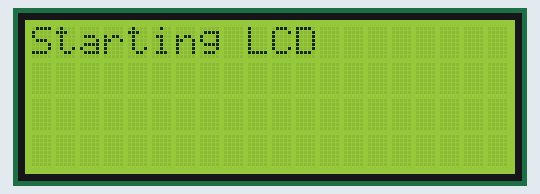
Recording of a sketch running on a simulated Arduino Leonardo, built with avr-gcc and run on an emulated ATmega32U4. Parts: 20×4 character LCD. What the sketch prints to the serial monitor is not drawn.

Above: at 0.1 s.
At 2.1 s:
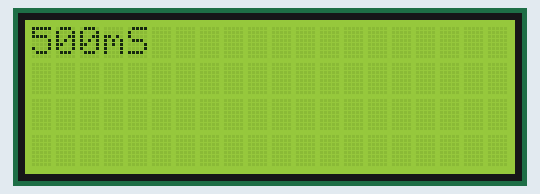
At 10.2 s:
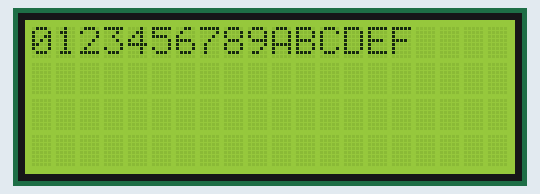
At 18.2 s:
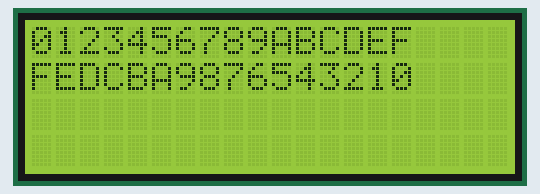
At 28.38 s:
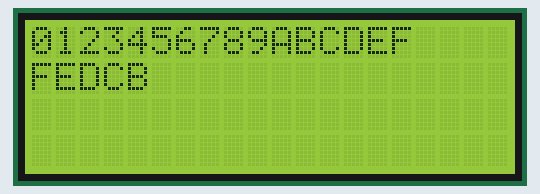
At 39.5 s:
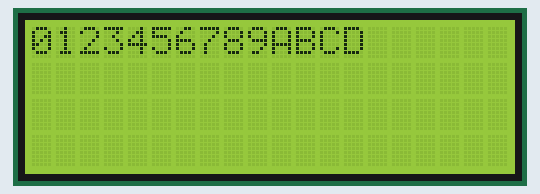

Measured:
- what the display in image 1 shows lasts 0.5 s, from 2.1 s to 2.6 s
- what the display in image 5 shows lasts 0.4 s, from 39.3 s to 39.7 s

The sketch:

CUDA-DISPLAY-TEST-1.ino
```cpp
/* Quick I2C Display test  */


/*  This sketch shows that 1602 LCD uses I2C communication.
   This routine will display the characters 0123456789ABCDEF on row 0 then FEDCBA9876543210
   on the next row.  Each character will be displayed one at a time with a programmable delay
   between each character.  At the end of each 32 character group, the delay will be reduced by
   25ms.  The delay will be printed to the screen before the start of the characters.
   The characters will also be sent out the Serial Monitor window
*/

#include <Wire.h>
#include <LiquidCrystal_I2C.h>

LiquidCrystal_I2C lcd(0x27, 20, 4); // Set the LCD I2C address. Use 20 Space 4-line LCD.
//LiquidCrystal_I2C lcd(0x27, 16, 2); // Set the LCD I2C address. Use 16 Space 2-line LCD.

void setup() {
  lcd.init();
  lcd.backlight();                // Turn on the backlight. (lcd.noBacklight() turns off the backlight.)
  lcd.write(12);
  Serial.begin(9600);             // Starts serial communication at 9600 speed
  lcd.setCursor(0,0);
  Serial.println("Starting LCD");
  lcd.print("Starting LCD");
  delay(2000);
}

void loop() {
int i, j, k;
  for(j=500; j>99; j=j-50){
   lcd.clear();
  lcd.setCursor(0,0);
  lcd.print(j);
  lcd.print("mS");
  Serial.println(" ");
  Serial.print(j);
  Serial.println("mS");
  delay(500);
  lcd.clear();
  lcd.setCursor(0,0);

  for (i=0; i<16; i++) {
    lcd.print(i,HEX);
    Serial.print(i,HEX);
    delay(j);
  }
    lcd.setCursor(0,1);
    Serial.println(" ");
  for (i=15; i>-1; i--){
    lcd.print(i,HEX);
    Serial.print(i,HEX);
    delay(j);
  }
  }
}
```
